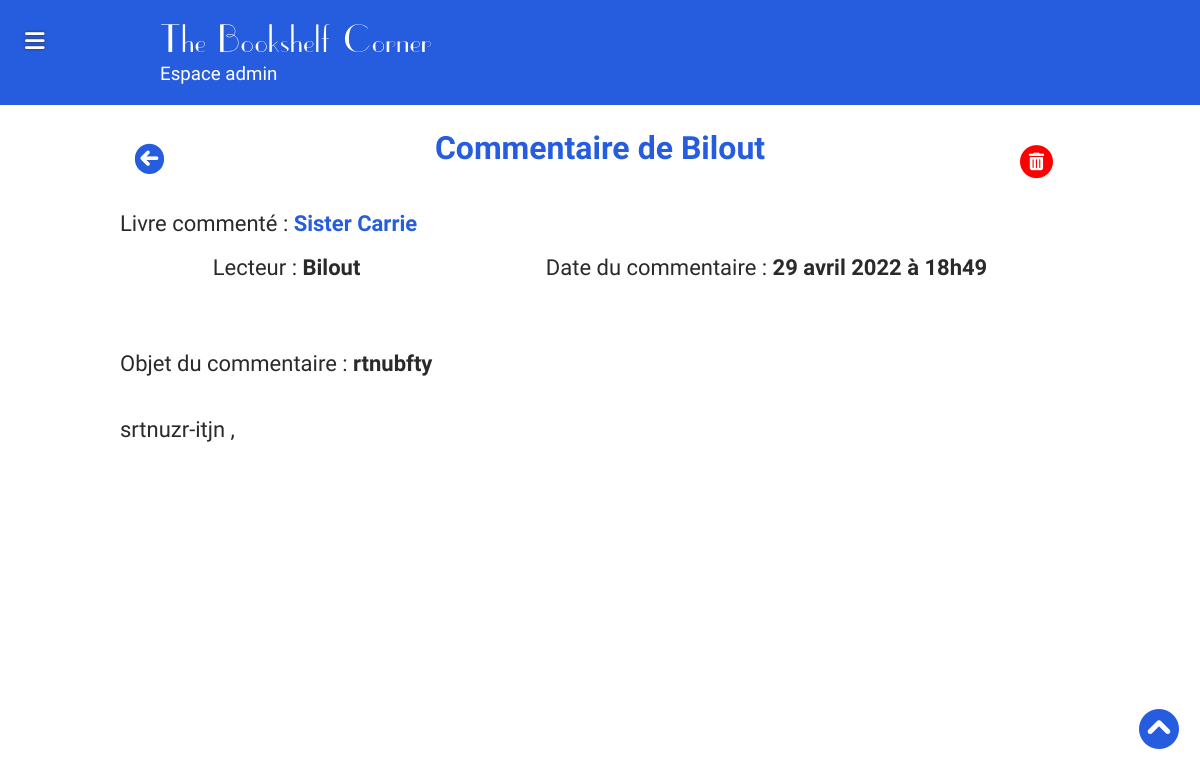
Page /indexAdmin.php?action=commentsView&id=25 (signed in) on the committed database.
### tables this page shows
CREATE TABLE IF NOT EXISTS `website` (
  `id` int(11) NOT NULL AUTO_INCREMENT,
  `logo` varchar(255) NOT NULL,
  `name` varchar(255) NOT NULL,
  PRIMARY KEY (`id`)
);

CREATE TABLE IF NOT EXISTS `comments` (
  `ID` int(11) unsigned NOT NULL AUTO_INCREMENT,
  `user_id` int(11) unsigned NOT NULL,
  `book_id` int(11) unsigned NOT NULL,
  `created_at` timestamp NOT NULL DEFAULT CURRENT_TIMESTAMP,
  `title` varchar(255) NOT NULL,
  `content` varchar(10000) NOT NULL,
  PRIMARY KEY (`ID`),
  KEY `FK_comments_books` (`book_id`),
  KEY `FK_comments_users` (`user_id`),
  CONSTRAINT `FK_comments_books` FOREIGN KEY (`book_id`) REFERENCES `books` (`ID`),
  CONSTRAINT `FK_comments_users` FOREIGN KEY (`user_id`) REFERENCES `users` (`ID`)
);

CREATE TABLE IF NOT EXISTS `users` (
  `ID` int(11) unsigned NOT NULL AUTO_INCREMENT,
  `pseudo` varchar(255) NOT NULL,
  `mail` varchar(255) NOT NULL,
  `mdp` varchar(255) NOT NULL,
  `picture` varchar(255) NOT NULL DEFAULT 'no-avatar.png',
  `role` int(1) NOT NULL DEFAULT '0',
  PRIMARY KEY (`ID`)
);

CREATE TABLE IF NOT EXISTS `books` (
  `ID` int(11) unsigned NOT NULL AUTO_INCREMENT,
  `title` varchar(255) NOT NULL,
  `created_at` timestamp NOT NULL DEFAULT CURRENT_TIMESTAMP,
  `author` varchar(255) NOT NULL,
  `notation` int(1) NOT NULL,
  `catchphrase` mediumtext NOT NULL,
  `id_genre` int(255) NOT NULL,
  `content` mediumtext NOT NULL,
  `picture` varchar(255) NOT NULL DEFAULT 'undefined',
  `year_publication` varchar(255) NOT NULL,
  `slider` varchar(50) NOT NULL DEFAULT '0',
  PRIMARY KEY (`ID`),
  KEY `FK_books_genres` (`id_genre`),
  CONSTRAINT `FK_books_genres` FOREIGN KEY (`id_genre`) REFERENCES `genres` (`id`)
);

### App/Controllers/CommentController.php (called while the page is built, shortened)
<?php
class CommentController extends Controller{
    function viewComment($id){
        $comments = new \Projet\Models\CommentModel();
        $comm = $comments->singleComment($id);
        $data = $comm->fetch();
        return $this->validAccess("comment-view", $data);
    }
}

### App/Models/BlogModel.php (called while the page is built, shortened)
<?php
class BlogModel extends Manager{
    public function blogInfo($id){
        $bdd = $this->dbConnect();
        $req = $bdd->prepare('SELECT logo, name FROM website WHERE id = ?');
        $req->execute(array($id));
        return $req;
    }
}

### App/Models/CommentModel.php (called while the page is built, shortened)
<?php
class CommentModel extends Manager{
    public function singleComment($id){
        $bdd = $this->dbConnect();
        $req = $bdd->prepare(
            'SELECT comments.id, DATE_FORMAT(comments.created_at, "%d %M %Y à %kh%i") AS created_at, comments.title AS commentTitle, comments.content AS commentContent, users.pseudo, users.picture, users.mail, books.title AS bookTitle
            FROM comments
            INNER JOIN books ON book_id = books.id
            INNER JOIN users ON user_id = users.id
            WHERE comments.id = ?');
        $req->execute(array($id));
        return $req;
    }
}

### App/Views/admin/comment-view.php (the view, shortened to what this page needs)
<?php $currentPageTitle = "Commentaire de " . $datas['pseudo'];
 include_once('./App/Views/admin/layouts/header.php');?>
<section id="one-comment" class="container-lg">
    <div class="retour"><a href="indexAdmin.php?action=comments" title="Retour"><i class="fas fa-arrow-circle-left"></i></a></div>
    <div id="btn-delete" class="delete"><a href="indexAdmin.php?action=commentsDelete&id=<?= $datas['id'];?>" title="Supprimer ce comment" class="fa-stack"><i class="fa-solid fa-circle fa-stack-2x"></i><i class="fa-solid fa-trash-can fa-stack-1x"></i></a></div>
    <article>
        <h1 class="text-center">Commentaire de <?= $datas['pseudo']; ?></h1>
        <p>Livre commenté : <span class="bold dashboard"><?= $datas['bookTitle']; ?></span></p>
        <div class="msg-info flex-md justify-around">
            <p>Lecteur : <span class="bold"><?= $datas['pseudo']; ?></span></p>
            <p>Date du commentaire : <span class="bold"><?= $datas['created_at']; ?></span></p>
        </div>
        <div class="msg-content">
            <p>Objet du commentaire : <span class="bold"><?= $datas['commentTitle']; ?></span></p>
            <p><?= $datas['commentContent']; ?></p>
        </div>
    </article>
</section>
<?php include_once('./App/Views/admin/layouts/footer.php');?>

### App/Views/admin/layouts/header.php (shortened to what this page needs)
<?php include_once('./App/Views/admin/layouts/head.php');
 ?>
<header>
    <div id="bandeau-admin">
        <div class="container">
            <h2><?= $blog['name']; ?></h2>
            <h3>Espace admin</h3>
        </div>
        <div id="open-menu" class="menu-toggle mobile"><i class="fas fa-bars"></i></div>
    </div>
</header>
<div class="container flex justify-between">
    <main >
    <?php if($_GET['action'] !== "livres" && $_GET['action'] !== "livresview"){;?>
        <div id="back-to-top">
            <a href="#bandeau-admin" title="Retour en haut de la page"><i class="fa-solid fa-circle-chevron-up"></i></a>
        </div>
    <?php } ;?>

### App/Public/Admin/css/style.css (style rules this page uses)
:root { --rouge: #ee5f4f; --dashboard: #265ddf ; --anthracite: rgb(44, 41, 41); }
main { width: 100%; }
p, a, textarea { font-size: 22px; }
* { padding:0; margin:0; color:var(--anthracite); font-family: 'roboto', 'Times New Roman', Times, serif; }
h1, h1 span { text-align: center; margin-bottom: 40px; font-size: 2rem; color: var(--dashboard); }
a { text-decoration: none; }
.text-center { text-align: center; }
.bold { font-weight: bold; }
.flex { display: flex; flex-wrap: wrap; }
.justify-around { justify-content: space-around; }
.justify-between { justify-content: space-between; }
.container { width: 90%; margin: 0 auto; }
.dashboard { color: var(--dashboard); }
#bandeau-admin { background-color: var(--dashboard); padding: 20px 0; }
#bandeau-admin h2, #bandeau-admin h3 { color: white; font-weight: normal; margin-left: 40px; }
#bandeau-admin h2 { font-size: 2.5rem; letter-spacing: .1rem; font-family:'uppereastsideregular', 'Times New Roman', Times, serif; }
#back-to-top { position: fixed; right: 20px; bottom: 50px; z-index: 999999999; }
#back-to-top i { border: 1px solid white; border-radius: 50px; color: var(--dashboard); background-color: white; font-size: 2.5rem; }
#open-menu { position: absolute; top: 25px; left: 25px; font-size: 1.4rem; z-index: 9999999; }
#open-menu i { color: white; text-shadow: 0px 0px 3px var(--anthracite); }
.retour, .delete { position: sticky; top: 20px; padding-top: 10px; margin-bottom: -40px; }
.retour { margin-left: 15px; }
.retour i { font-size: 1.8rem; font-weight: bold; color: var(--dashboard); background-color: white; box-shadow: inset 0 0 0 2px var(--dashboard); border-radius: 20px; }
.delete .fa-trash-can { font-size: 0.8em; color: white; }
.delete .fa-stack { line-height: 1.5em; position: absolute; right: 16px; }
.delete .fa-circle { font-size: 1.5em; color: red; }
#one-message, #one-comment, #one-book { margin-top: 30px; }
#one-comment p, #one-message p { margin-bottom: 15px; }
#one-comment .msg-content, #one-message .msg-content { margin-top: 30px; white-space: pre-line; }
#comment-modify h1, #one-comments h1, #all-comments h1, #one-comment h1, #one-message h1, #all-messages h1 { margin-top: 20px; }
@media screen and (min-width:993px) { .container { max-width: 80%; margin: 0 auto; } }
@media screen and (min-width:993px) { .flex-md { display: flex; } }
@media screen and (min-width:993px) { .retour, .delete { margin-bottom: -40px; cursor: pointer; } }

### rows in the picture
website: name "The Bookshelf Corner"
comments: user.pseudo "Bilout", book.title "Sister Carrie", title "rtnubfty", content "srtnuzr-itjn ,"

### other values in the picture
$datas['created_at'] "29 avril 2022 à 18h49"
